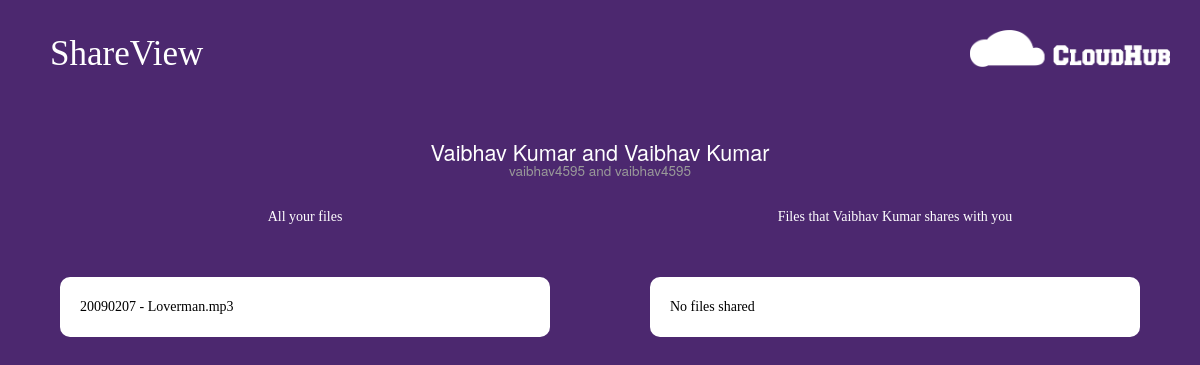
Page /shareview.php (signed in) on the committed database.
### tables this page shows
CREATE TABLE IF NOT EXISTS `users` (
  `id` int(255) NOT NULL AUTO_INCREMENT,
  `naam` varchar(255) NOT NULL,
  `email` varchar(255) NOT NULL,
  `password` varchar(255) NOT NULL,
  `nickname` varchar(255) NOT NULL,
  PRIMARY KEY (`id`)
);

CREATE TABLE IF NOT EXISTS `files` (
  `id` int(255) NOT NULL AUTO_INCREMENT,
  `userid` int(255) NOT NULL,
  `usernick` varchar(255) NOT NULL,
  `filename` varchar(255) NOT NULL,
  `filetype` varchar(255) NOT NULL,
  `filesize` int(255) NOT NULL,
  `shareid` int(255) NOT NULL,
  `directory` varchar(255) NOT NULL,
  PRIMARY KEY (`id`)
);

### shareview.php (the view, shortened to what this page needs)
<html>
<head>
<link rel="stylesheet" href="./css/bootstrap.css" />
<link rel="stylesheet" href="./css/basic.css" />
<link rel="stylesheet" href="./css/shareview.css" />
</head>
<body>
<h1>ShareView</h1>
<?php
 $dbc = mysqli_connect(DB_HOST, DB_USER, DB_PASSWORD, DB_NAME);
 	$myid=$_SESSION['userid'];
	if(isset($_GET['id']) && $_GET['id']!='')
	{
	$theirid = $_GET['id'];
}
else {
	$theirid=$myid;
}
$query = "SELECT * FROM users WHERE id='$theirid' LIMIT 1";
$data = mysqli_query($dbc, $query);
if (mysqli_num_rows($data)!=0)
{
	while ($row=mysqli_fetch_array($data))
	{
	$sharebuddy = $row['naam'];
	$sharenick = $row['nickname'];
}
}
else {
	$theirid=$myid;
	$sharebuddy = $_SESSION['usernaam'];
	$sharenick = $_SESSION['usernick'];
}
?>
	<a href="home.php"><img src="./img/logo_main.png" id="logo_main" /></a><br />
<div id="content">
<h4><?php echo '<big>'.$_SESSION['usernaam'] . ' and ' . $sharebuddy.'</big><br /><small>'.$_SESSION['usernick'] . ' and '.$sharenick.'</small>'; ?></h4><br />
<div id="page1" class="page">
	All your files
<ul id="files">
	<?php
$query = "SELECT * FROM files WHERE shareid='$theirid' AND userid='$myid'";
$data = mysqli_query($dbc, $query);
	while ($row=mysqli_fetch_array($data)) {
		echo '<li data-share="yes" data-value="' . $row['id'] . '" id="./server/php/files/' . $row['directory'] . '/' . $row['filename'] . '" class="'.$row['filetype'].'">' . $row['filename'] . '</li>';
	}
	?>
	</ul>
</div>
<div id="page2" class="page">
	Files that <?php echo $sharebuddy; ?> shares with you
<ul id="files">
	<?php
$query = "SELECT * FROM sharedfiles WHERE shareid = '$myid' AND userid = '$theirid'";
$data = mysqli_query($dbc, $query);
if (mysqli_num_rows($data)==0)
	{
		echo '<li>No files shared</li>';
	}
	?>
	</ul>
</div>
</div>
</body>
</html>

### css/basic.css (style rules this page uses)
#logo_main { position:relative; max-width: 50%; float:right; top:30px; right:30px; padding-bottom:20px; display: block; }
body { text-align: center; font-family: myFont; }
#content { color:white; width:100%; padding:10px; display: block; margin-top: 100px; }
.page { display:block; text-align: center; }
#page1 { max-width:100%; width:100%; }
#page2 { width:100%; max-width:100%; display:none; }
h1 { font-family: myFont; font-weight: lighter; position:relative; display: block; top:15px; left:50px; float:left; color:white; font-size: 2.5em; }

### css/shareview.css (style rules this page uses)
body { background-color: rgba(76, 40, 111, 1); overflow:hidden; }
.page { text-align: center; }
#content { color:white; width:100%; padding:10px; display: block; margin-top: 100px; overflow:hidden; }
#files { background-color: white; list-style-type: none; margin-right: 50px; margin-left: 50px; margin-top: 50px; color:black; text-align: left; padding:10px; border-radius: 10px; overflow-y:auto; overflow-x:hidden; }
#files li { padding: 10px; }
#page1 { max-width:50%; width:50%; overflow: hidden; float:left; }
#page2 { width:50%; float:right; display: inline-block; max-width:50%; overflow: hidden; }
h1 { font-family: myFont; font-weight: lighter; position:relative; display: block; top:15px; left:50px; float:left; color:white; }

### rows in the picture
users: naam "Vaibhav Kumar", nickname "vaibhav4595"
files: filename "20090207 - Loverman.mp3"

### other values in the picture
$_SESSION['usernaam'] "Vaibhav Kumar"
$_SESSION['usernick'] "vaibhav4595"
